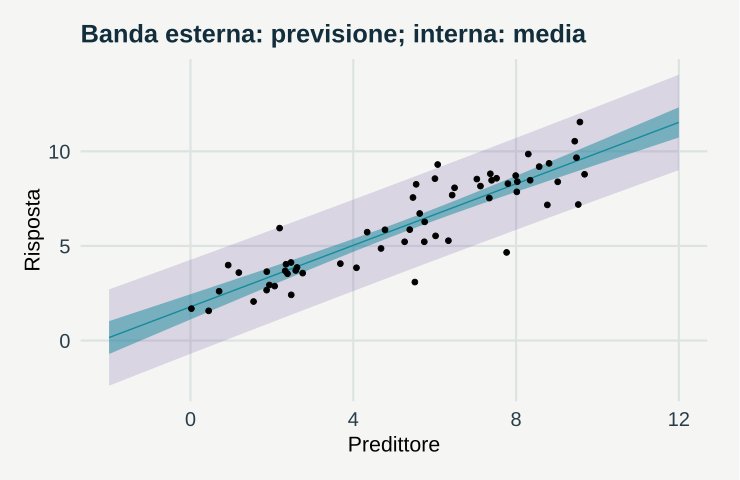

The script that saved this image:
# GeoStat Lab — funzioni comuni. R >= 4.3; ggplot2 >= 3.4; jsonlite.
suppressPackageStartupMessages(library(ggplot2))
col_geo <- c('#168B9C','#BC5B35','#7054A4','#A17B19','#227864','#64748B')
theme_set(theme_minimal(base_size=17, base_family='sans') + theme(
  plot.background=element_rect(fill='#F5F6F3',colour=NA),
  panel.background=element_rect(fill='#F5F6F3',colour=NA),
  panel.grid.minor=element_blank(),panel.grid.major=element_line(colour='#DCE3E2'),
  plot.title=element_text(size=19,face='bold',colour='#122D3B'),
  plot.subtitle=element_text(size=13,colour='#405560',margin=margin(b=12)),
  axis.text=element_text(size=15,colour='#273E4A'),axis.title=element_text(size=16),
  legend.position='bottom',legend.title=element_blank(),legend.text=element_text(size=14),
  strip.text=element_text(size=15,face='bold'),plot.margin=margin(18,24,18,18)))
metric <- function(...) data.frame(grandezza=names(c(...)),valore=as.character(c(...)),check.names=FALSE)
f <- function(x,d=3) {out<-formatC(x,digits=d,format='fg');out[!is.finite(x)]<-'Non definito';out}
line_plot <- function(d,x='x',y='y',title='',xl=x,yl=y,group=NULL) {
 p<-ggplot(d,aes(x=.data[[x]],y=.data[[y]]))
 if(is.null(group)) p<-p+geom_line(colour=col_geo[1],linewidth=1.05) else p<-p+aes(colour=.data[[group]],group=.data[[group]])+geom_line(linewidth=1)+scale_colour_manual(values=col_geo)
 p+labs(title=title,x=xl,y=yl)
}
point_plot <- function(d,x='x',y='y',title='',xl=x,yl=y,group=NULL) {
 p<-ggplot(d,aes(x=.data[[x]],y=.data[[y]]))
 if(is.null(group))p<-p+geom_point(colour=col_geo[1],size=2.5,alpha=.8) else p<-p+aes(colour=.data[[group]])+geom_point(size=2.7,alpha=.85)+scale_colour_manual(values=col_geo)
 p+labs(title=title,x=xl,y=yl)
}
hist_plot<-function(x,title='',xl='Valore',bins=20)ggplot(data.frame(x=x),aes(x))+geom_histogram(bins=bins,fill=col_geo[1],colour='#F5F6F3')+labs(title=title,x=xl,y='Frequenza')
bar_plot<-function(d,x='gruppo',y='valore',title='',yl='Valore')ggplot(d,aes(x=.data[[x]],y=.data[[y]],fill=.data[[x]]))+geom_col(width=.65)+scale_fill_manual(values=rep(col_geo,length.out=length(unique(d[[x]])) ))+guides(fill='none')+labs(title=title,x=NULL,y=yl)
map_plot<-function(d,z='z',title='',xl='Est [km]',yl='Nord [km]')ggplot(d,aes(x,y,fill=.data[[z]]))+geom_raster()+coord_equal()+scale_fill_gradientn(colours=c('#153F56','#298C9C','#B8CDB2','#F1D889','#AD542F'))+labs(title=title,x=xl,y=yl)
acf_data<-function(x,lag=20){a<-acf(x,lag.max=min(lag,length(x)-1),plot=FALSE);data.frame(x=as.vector(a$lag)[-1],y=as.vector(a$acf)[-1])}
# AR(1), distribuzione marginale stazionaria N(0, 1).
ar_series<-function(n,rho){x<-numeric(n);x[1]<-rnorm(1);for(i in 2:n)x[i]<-rho*x[i-1]+sqrt(1-rho^2)*rnorm(1);x}
# Distanze euclidee in unità metriche già dichiarate; nessuna conversione implicita di CRS.
dist_cross<-function(a,b)sqrt(outer(a[,1],b[,1],'-')^2+outer(a[,2],b[,2],'-')^2)
# Predittore IDW: i punti coincidenti ricevono esattamente il valore osservato.
idw<-function(xy,z,new,power=2){dd<-dist_cross(new,xy);apply(dd,1,function(d)if(any(d<1e-10))mean(z[d<1e-10])else weighted.mean(z,d^(-power)))}
# CART didattico binario: divisioni assiali che minimizzano l'impurità di Gini.
cart_fit<-function(x,y,depth=2,minleaf=4){
 node<-list(p=mean(y),n=length(y));if(depth<1||length(unique(y))<2||length(y)<2*minleaf)return(node)
 best<-Inf
 for(j in seq_len(ncol(x))){v<-sort(unique(x[,j])); if(length(v)<2)next
  for(cut in (head(v,-1)+tail(v,-1))/2){left<-x[,j]<=cut;nl<-sum(left);nr<-sum(!left);if(min(nl,nr)<minleaf)next
   score<-nl*mean(y[left])*(1-mean(y[left]))+nr*mean(y[!left])*(1-mean(y[!left]))
   if(score<best){best<-score;node$j<-j;node$cut<-cut;split<-left}
  }
 }
 if(is.finite(best)){node$left<-cart_fit(x[split,,drop=FALSE],y[split],depth-1,minleaf);node$right<-cart_fit(x[!split,,drop=FALSE],y[!split],depth-1,minleaf)};node
}
cart_predict<-function(tree,x)apply(x,1,function(row){t<-tree;while(!is.null(t$j))t<-if(row[t$j]<=t$cut)t$left else t$right;t$p})

p <- list(noise = 1, n = 60, seed = 17)
set.seed(p$seed)

x <- runif(p$n, 0, 10)

y <- 2 + 0.8 * x + rnorm(p$n, sd = p$noise)

fit <- lm(y ~ x)

grid <- data.frame(x = seq(-2, 12, length.out = 100))

a <- predict(fit, grid, interval = "confidence")

b <- predict(fit, grid, interval = "prediction")

data <- data.frame(grid, fit = a[, 1], cl = a[, 2], cu = a[, 3], pl = b[, 2], pu = b[, 3])

plots <- list(ggplot(data, aes(x, fit)) + geom_ribbon(aes(ymin = pl, ymax = pu), fill = col_geo[3], 
    alpha = 0.2) + geom_ribbon(aes(ymin = cl, ymax = cu), fill = col_geo[1], alpha = 0.5) + 
    geom_line(colour = col_geo[1]) + geom_point(data = data.frame(x, y), aes(x, y), inherit.aes = FALSE, 
    size = 1.7) + labs(title = "Banda esterna: previsione; interna: media", x = "Predittore", 
    y = "Risposta"))

metrics <- metric(`SD residua` = f(summary(fit)$sigma), `R²` = f(summary(fit)$r.squared))
print(metrics,row.names=FALSE)
ggplot2::ggsave('m07-previsione-A.svg',plots[[1]],device=svglite::svglite,width=7.7,height=5.0,bg='#F8F6F1')
